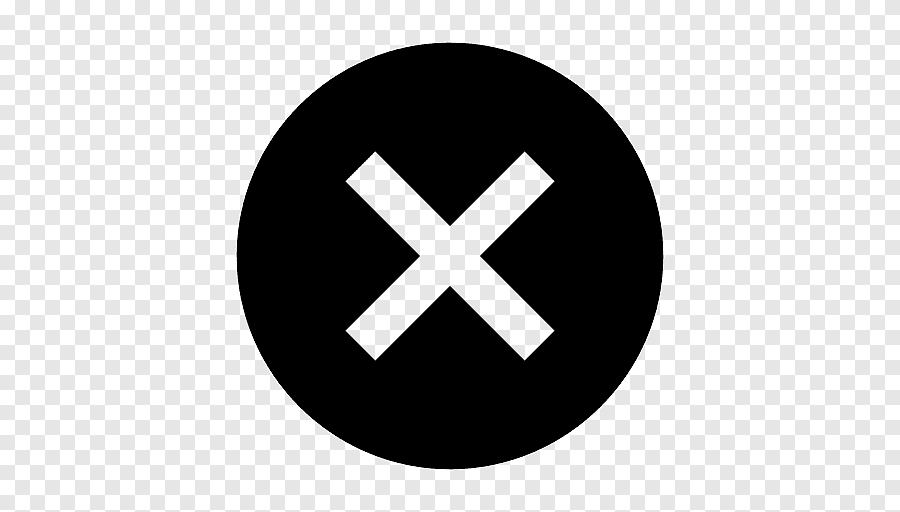
#> input picture Cerrar.png, 900 x 512 px, given in place of referencia.jpg, which was not available
$ python MedicionObjetos.py   (older library calls are emulated)
#> lines starting #> are read from the running program, lines starting #| are printed output that depends on the picture; after the words box and inside, x2 and y2 are one past the last pixel; in counts of white or black regions, pixels touching at a corner belong together; pictures that were not available may be replaced by others from this repository, and a replacement may not be noted
from scipy.spatial import distance as dist
from imutils import perspective
from imutils import contours
import numpy as np
import argparse
import imutils
import cv2

# Valor de ancho del objeto de referencia
# ancho = 0.955     # pulgadas
ancho = 24.26     # milímetros

def midpoint(ptA, ptB):
	return ((ptA[0] + ptB[0]) * 0.5, (ptA[1] + ptB[1]) * 0.5)

# Cargar la imagen, cambiarla a escala de grises y difuminarla un poco
image = cv2.imread("referencia.jpg")
#> image is the input picture: shape (512, 900, 3); min 0, max 255, mean 177.7
gray = cv2.cvtColor(image, cv2.COLOR_BGR2GRAY)
gray = cv2.GaussianBlur(gray, (7, 7), 0)
# Realizar la detección de bordes y luego realizar la dilatación y erosión
# para cerrar las posibles aperturas entre los bordes de los objetos
edged = cv2.Canny(gray, 50, 100)
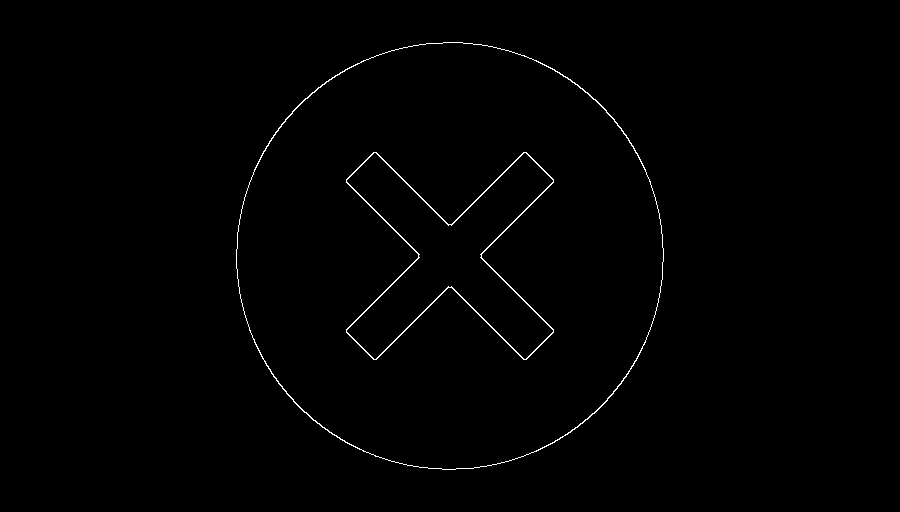
#> edged: shape (512, 900); 0.65% white in thin lines or dots, all inside (x1, y1, x2, y2) = (236, 42, 664, 470)
edged = cv2.dilate(edged, None, iterations=1)
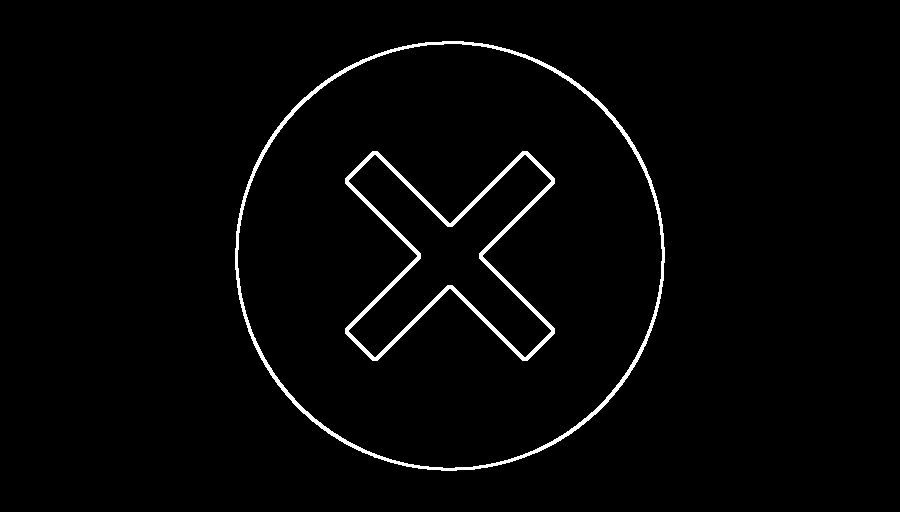
#> edged: shape (512, 900); 2% white; 2 white regions, box (x1, y1, x2, y2) and area: (235, 41, 665, 471) 4979, (345, 151, 555, 361) 4236
edged = cv2.erode(edged, None, iterations=1)
# Encontrar los contornos en el mapa de bordes
cnts = cv2.findContours(edged.copy(), cv2.RETR_EXTERNAL,
	cv2.CHAIN_APPROX_SIMPLE)
#> cnts = 1 contour; box (x1, y1, x2, y2) and area: (236, 42, 664, 470) 142939
cnts = imutils.grab_contours(cnts)
# Arreglar los contornos de izquierda a derecha e iniciar la variable
# de calibración 'pixels per metric'
(cnts, _) = contours.sort_contours(cnts)
pixelsPerMetric = None

# Iterar sobre los contornos individualmente
for c in cnts:
	# si el contorno no es suficientemente grande ignorarlo
	if cv2.contourArea(c) < 100:
		continue
	# calcular cuadro delimitador rotado del contorno
	orig = image.copy()
	box = cv2.minAreaRect(c)
	box = cv2.cv.BoxPoints(box) if imutils.is_cv2() else cv2.boxPoints(box)
	box = np.array(box, dtype="int")
    # Ordenar los puntos en el contorno para que aparezcan de la forma:
    # superior-izquierdo, superior-derechom inferior-derecho, inferior-izquierdo
    # dibujar la caja del cuadro delimitador del contorno
	box = perspective.order_points(box)
	cv2.drawContours(orig, [box.astype("int")], -1, (0, 255, 0), 2)
	# rotar sobre los puntos originales y dibujarlos
	for (x, y) in box:
		cv2.circle(orig, (int(x), int(y)), 5, (0, 0, 255), -1)

    # Desempaquetar las cajas ordenadas, luego calcular el punto central
    # entre las coordenadas superior izquierda y superior derecha,
    # seguido por el punto central entre las coordenadas inferiores
	(tl, tr, br, bl) = box
	(tltrX, tltrY) = midpoint(tl, tr)
	(blbrX, blbrY) = midpoint(bl, br)
    # Calcular el punto central entre superior-inferior izquierdos
    # seguido de superior-inferior derechos
	(tlblX, tlblY) = midpoint(tl, bl)
	(trbrX, trbrY) = midpoint(tr, br)
	# dibujar los puntos medios de las imágenes
	cv2.circle(orig, (int(tltrX), int(tltrY)), 5, (255, 0, 0), -1)
	cv2.circle(orig, (int(blbrX), int(blbrY)), 5, (255, 0, 0), -1)
	cv2.circle(orig, (int(tlblX), int(tlblY)), 5, (255, 0, 0), -1)
	cv2.circle(orig, (int(trbrX), int(trbrY)), 5, (255, 0, 0), -1)
    # dibujar las líneas entre los puntos medios
	cv2.line(orig, (int(tltrX), int(tltrY)), (int(blbrX), int(blbrY)),
		(255, 0, 255), 2)
	cv2.line(orig, (int(tlblX), int(tlblY)), (int(trbrX), int(trbrY)),
		(255, 0, 255), 2)

    # calcular la distancia Euclídea entre los puntos medios
	dA = dist.euclidean((tltrX, tltrY), (blbrX, blbrY))
	dB = dist.euclidean((tlblX, tlblY), (trbrX, trbrY))
    # si los pixeles por metrica no han sido iniciados, entonces
    # calcularlo como la proporción de los píxeles a la métrica proporcionada
	if pixelsPerMetric is None:
		pixelsPerMetric = dB / ancho

	# calcular las dimensiones del objeto
	dimA = dA / pixelsPerMetric
	dimB = dB / pixelsPerMetric
    # Dibujar el tamaño del objeto en la imagen
	cv2.putText(orig, "{:.2f}mm".format(dimA),
		(int(tltrX - 15), int(tltrY - 10)), cv2.FONT_HERSHEY_SIMPLEX,
		0.65, (255, 255, 255), 2)
	cv2.putText(orig, "{:.2f}mm".format(dimB),
		(int(trbrX + 10), int(trbrY)), cv2.FONT_HERSHEY_SIMPLEX,
		0.65, (255, 255, 255), 2)
	# Mostrar la imagen de salida
	cv2.imshow("Image", orig)
	cv2.waitKey(0)
#> this loop made 1 pass
#> (tl, tr, br, bl, tltrX, tltrY, blbrX, blbrY) on pass 1: ([236, 42], [663, 42], [663, 469], [236, 469], 449.5, 42, 449.5, 469)
#> pass 1, `cv2.imshow("Image", orig)`:
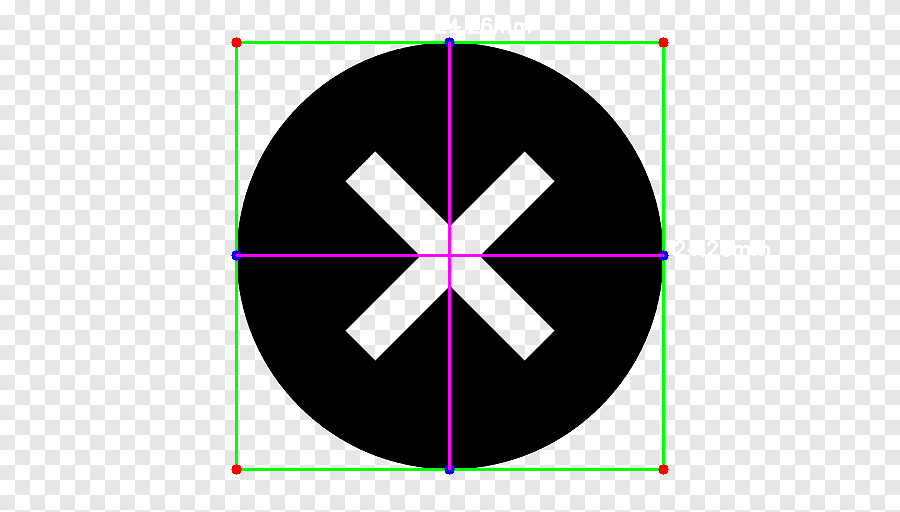
#> window 'Image': shape (512, 900, 3); mean B, G, R 176.3, 177.5, 176.4
#> after the loop, pixelsPerMetric = 17.6

cv2.destroyAllWindows()

$ run again, on Fin.png
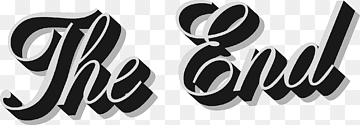
#> input picture Fin.png, 360 x 125 px, given in place of referencia.jpg, which was not available
#> image is the input picture: shape (125, 360, 3); min 4, max 255, mean 163
#> `edged = cv2.erode(edged, None, iterations=1)`:
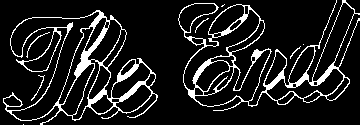
#> edged: shape (125, 360); 12.2% white in thin lines or dots
#> cnts = 9 contours, 7 with area under 20; largest, box (x1, y1, x2, y2) and area: (178, 0, 360, 111) 9714, (3, 10, 158, 125) 9345
#> the loop `for c in cnts:` made 9 passes
#> (tl, tr, br, bl, tltrX, tltrY, blbrX, blbrY) on pass 1: ([-3, 17], [150, 5], [158, 115], [4, 126], 73.5, 11, 81, 120.5)
#> after the loop `for c in cnts:`:
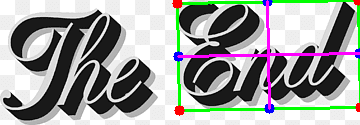
#> orig: shape (125, 360, 3); mean B, G, R 156.5, 158.3, 156.6
#> after the loop `for c in cnts:`: pixelsPerMetric = 6.35
